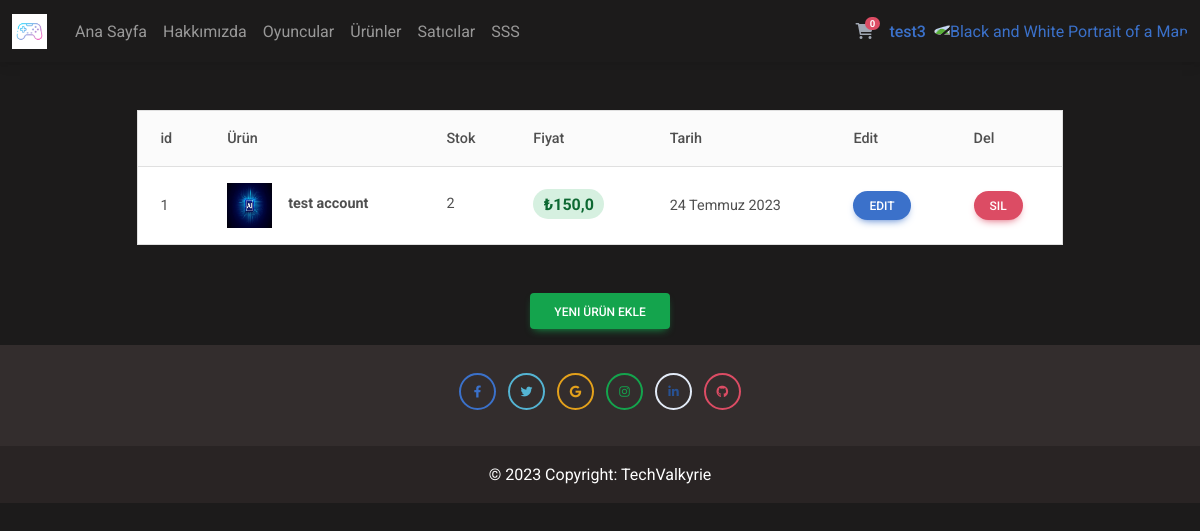
Screenshot of /myproduct/ (signed in) with the database file from the repository.
### market/models.py (models this page shows, shortened)
class Product(models.Model):
    user = models.ForeignKey(User, verbose_name=(
        "Kullanıcı - Satıcı"), on_delete=models.CASCADE)
    category = models.ForeignKey(Category, verbose_name=(
        "Kategori"), on_delete=models.CASCADE,null=True)
    type = models.ForeignKey(Type, verbose_name=(
        "Tür"), on_delete=models.CASCADE,null=True)
    title = models.CharField(("Ürün adı"), max_length=50)
    text = models.TextField(("İçerik"))
    image = models.FileField(
        ("Ürün Resmi"), upload_to='product', max_length=100)
    date_now = models.DateField(("Tarih"), auto_now_add=True)
    stok = models.IntegerField(("Stok"))
    price = models.FloatField(("Fiyat"), blank=True, null=True)
    class Meta:
        verbose_name_plural = 'Ürünler'
        verbose_name = 'Ürün'

### market/views.py (the view, shortened to what this page needs)
# urls.py: path('myproduct/',myProductPage, name='myproducts'), # ürünlerim sayfası
def myProductPage(request):
    products=Product.objects.filter(user=request.user)
    context = {
        "products": products,
    }
    return render(request,"myproduct.html",context)

### playforpay/context_processors.py (called while the page is built)
def cart_counter(request):
    if request.user.is_authenticated:
        cart_count = Shoping.objects.filter(user=request.user).count()
    else:
        cart_count = 0
    return {'cart_count': cart_count}

### market/templates/myproduct.html (shortened to what this page needs)
{% extends 'base.html' %}
{% block main %}
<div class="container">
   <div class="row justify-content-center my-5">
      <div class="col-10">
         <table class="table align-middle mb-0 bg-white border">
            <thead class="bg-light">
               <tr>
                  <th>id</th>
                  <th>Ürün</th>
                  <th>Stok</th>
                  <th>Fiyat</th>
                  <th>Tarih</th>
                  <th>Edit</th>
                  <th>Del</th>
               </tr>
            </thead>
            <tbody>
               {% for i in products %}
               <tr>
                  <td>{{ forloop.counter }}</td>
                  <td>
                     <div class="d-flex align-items-center">
                        <img src="{{ i.image.url }}" alt="" style="width: 45px; height: 45px" class="" />
                        <div class="ms-3">
                           <p class="fw-bold mb-1">{{ i.title }}</p>
                        </div>
                     </div>
                  </td>
                  <td>
                     <p class="fw-normal mb-1">{{ i.stok }}</p>
                  </td>
                  <td>
                     <span class="badge badge-success rounded-pill d-inline fs-6">₺{{ i.price }}</span>
                  </td>
                  <td>{{ i.date_now }}</td>
                  <td>
                     <button type="button" class="btn btn-primary btn-sm btn-rounded" data-mdb-toggle="modal"
                        data-mdb-target="#editmodal{{ i.id }}">
                        Edit
                     </button>
                  </td>
                  <td>
                     <a type="button" class="btn btn-danger btn-sm btn-rounded" data-mdb-toggle="modal"
                        data-mdb-target="#delmodal{{ i.id }}">
                        Sil
                     </a>
                  </td>
               </tr>
               {% endfor %}
            </tbody>
         </table>
      </div>
   </div>
   <div class="row d-flex justify-content-center">
      <div class="col-4 text-center pb-3">
         <a href="{% url 'addProduct' %}" class="btn btn-success">Yeni Ürün Ekle</a>
      </div>
   </div>
</div>
{% endblock main %}

### market/templates/includes/_navbar.html (shortened to what this page needs)
<nav class="navbar navbar-expand-lg navbar-dark">
  <div class="container-fluid">
    <div class="collapse navbar-collapse" id="navbarSupportedContent">
      <a class="navbar-brand mt-2 mt-lg-0" href="{% url 'index' %}">
        <img
          height="35" loading="lazy" />
      </a>
      <ul class="navbar-nav me-auto mb-2 mb-lg-0">
        <li class="nav-item">
          <a class="nav-link text-gradient" href="{% url 'index' %}">Ana Sayfa</a>
        </li>
        <li class="nav-item">
          <a class="nav-link" href="{% url 'about' %}">Hakkımızda</a>
        </li>
        <li class="nav-item">
          <a class="nav-link" href="{% url 'players' %}">Oyuncular</a>
        </li>
        <li class="nav-item">
          <a class="nav-link" href="{% url 'products' %}">Ürünler</a>
        </li>
        <li class="nav-item">
          <a class="nav-link" href="{% url 'sellers' %}">Satıcılar</a>
        </li>
        <li class="nav-item">
          <a class="nav-link" href="{% url 'sss' %}">SSS</a>
        </li>
      </ul>
    </div>
    {% if request.user.is_authenticated %}
    <div class="d-flex align-items-center">
      <a class="link-secondary me-3" href="{% url 'shoppage' %}">
        <i class="fas fa-shopping-cart"></i>
        <span class="badge rounded-pill badge-notification bg-danger">{{ cart_count }}</span>
      </a>
      <div class="dropdown">
        <a class="dropdown-toggle d-flex align-items-center hidden-arrow" href="#" id="navbarDropdownMenuAvatar"
          role="button" data-mdb-toggle="dropdown" aria-expanded="false">
          <h6 class="m-auto me-2" >{{ user.username }}</h6>
          <img src="https://static.vecteezy.com/system/resources/previews/015/820/758/original/gamer-line-icon-design-free-vector.jpg" class="rounded-circle" height="25"
            alt="Black and White Portrait of a Man" loading="lazy" />
        </a>
      </div>
      {% endif %}
    </div>
  </div>
</nav>

### market/templates/base.html (style rules this page uses)
body { font-family: 'Roboto', sans-serif; background-color: rgb(28, 27, 27); color: rgb(166, 173, 179); }

### rows the page displays
Product: image (picture), title "test account", stok "2", price "150,0", date_now "24 Temmuz 2023"

### other values shown
{{ cart_count }} "0"
{{ user.username }} "test3"
